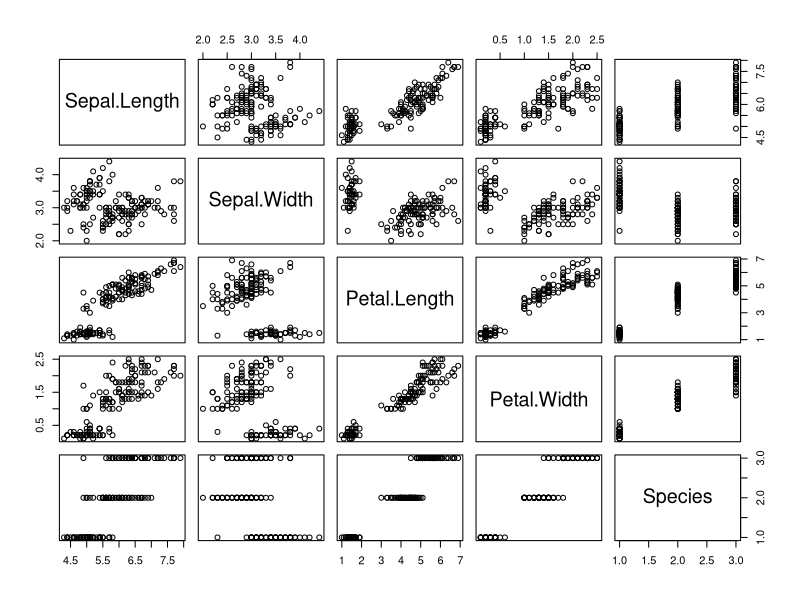
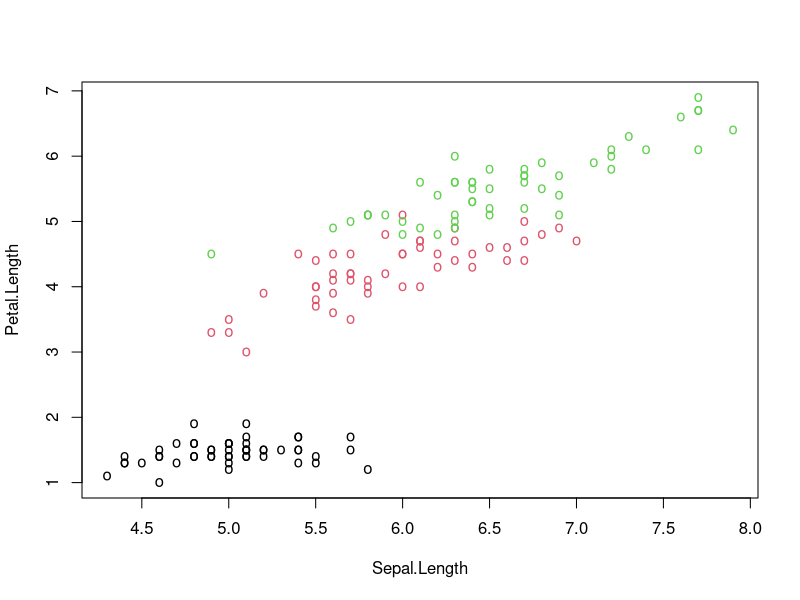
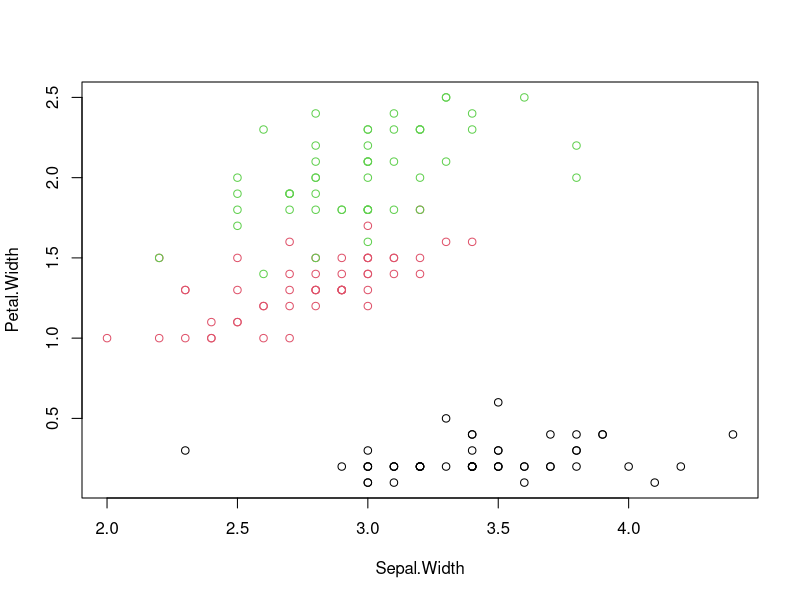
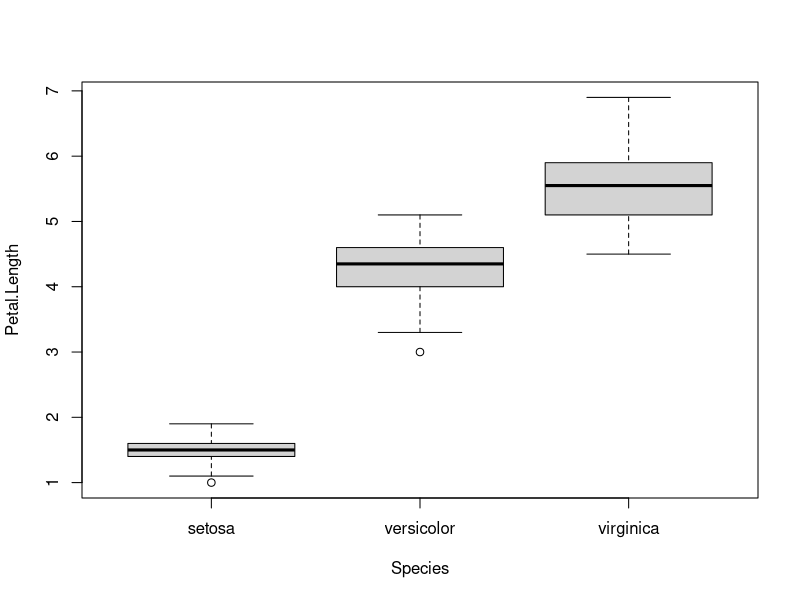
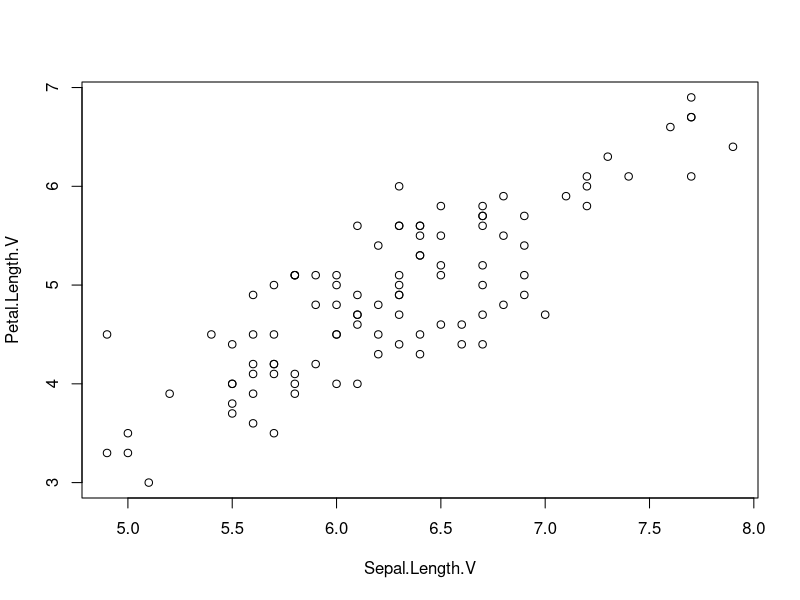
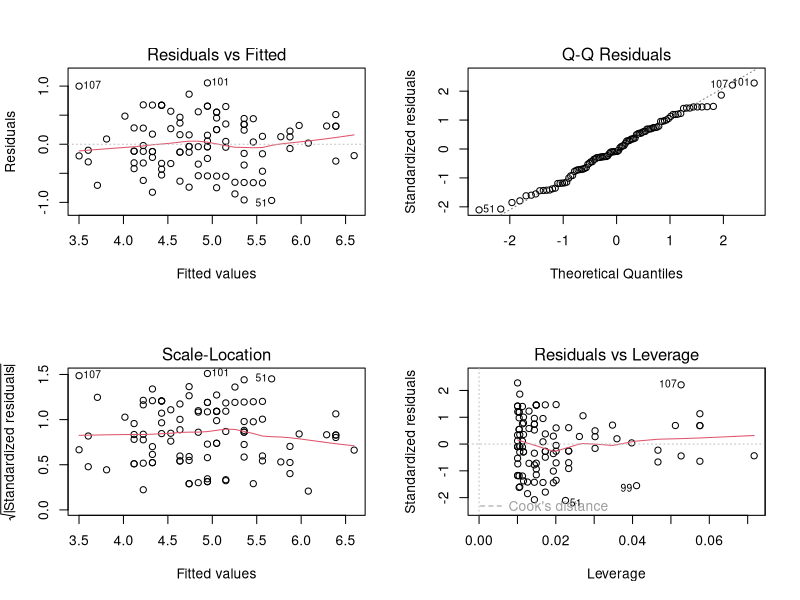
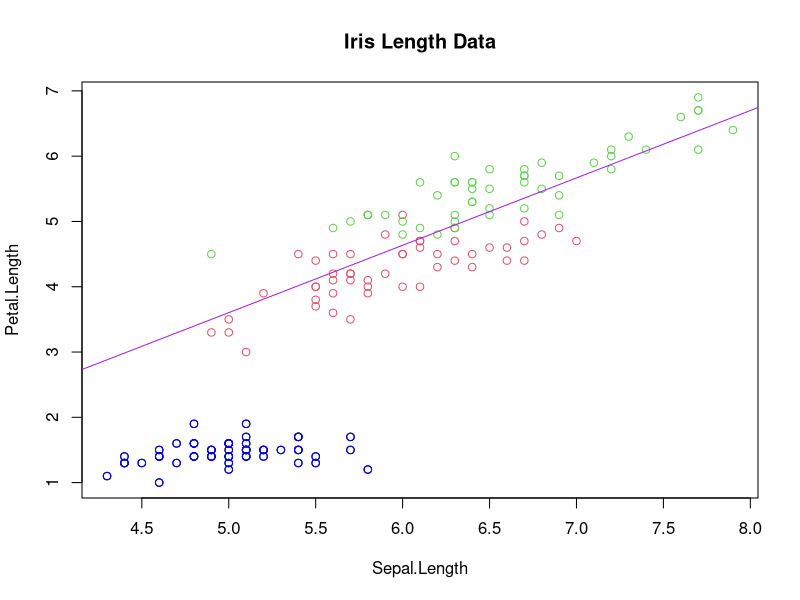

These figures' R source, in order:
class(iris)
names(iris)
attach(iris)
########################
summary(iris)
########################
plot(iris)
########################
plot(iris[c(1,3)],col=as.numeric(Species),pch="o",cex=1)
class(Species)
########################3
# 2 and 4 are for the ass
plot(iris[c(2,4)],col=as.numeric(Species))
########################
summary(Petal.Length[which(Species=="setosa")])
########################
Petal.Length.V<-Petal.Length[-which(Species=="setosa")]
Sepal.Length.V<-Sepal.Length[-which(Species=="setosa")]
########################
boxplot(Petal.Length~Species)
########################
plot(Petal.Length.V~Sepal.Length.V)
########################
l<-lm(Petal.Length.V~Sepal.Length.V)
# better way
l<-lm(Petal.Length~Sepal.Length,subset=which(Species!="setosa"))
########################
summary(l)
########################
names(l)
names(summary(l))
########################
par(mfrow=c(2,2))
plot(l)
par(mfrow=c(1,1))
########################
plot(Petal.Length~Sepal.Length,main="Iris Length Data",col=as.numeric(Species))
abline(coef(l),col="purple")
######################## 
setosa.rows<-which(Species=="setosa")
points(Sepal.Length[setosa.rows],Petal.Length[setosa.rows],col="blue")
